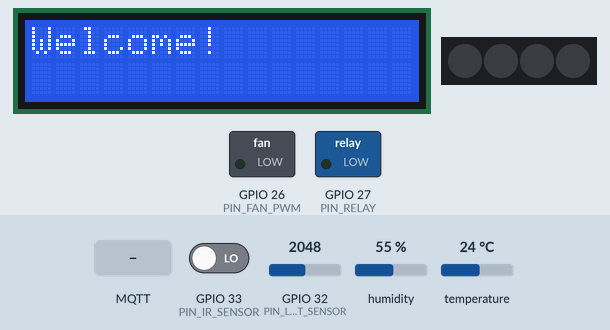
Bench run of a program on a simulated ESP32. On the bench: 16×2 character LCD, 4 RGB LEDs in strip order, left to right, switched loads named in the program (green lamp = pin HIGH). Inputs (shaded band) come from the test bench; at power-on: GPIO 32 (PIN_LIGHT_SENSOR) = 2048, humidity 55 %, GPIO 33 (PIN_IR_SENSOR) LOW, temperature 24 °C. WiFi joins after 1.5 s; servers stay silent unless stated; no MQTT or app messages arrive unless stated; what the program prints to the serial monitor is not drawn.

Above: at 1.2 s.
1.3 s: MQTT message "LOCK" arrives on the second subscribed topic
At 2.6 s:
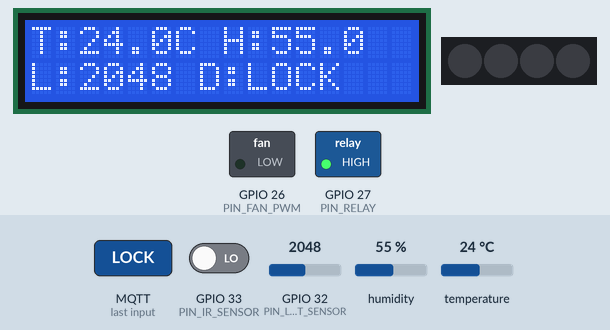
3.6 s: GPIO 32 (PIN_LIGHT_SENSOR) set to 1939
At 6.3 s:
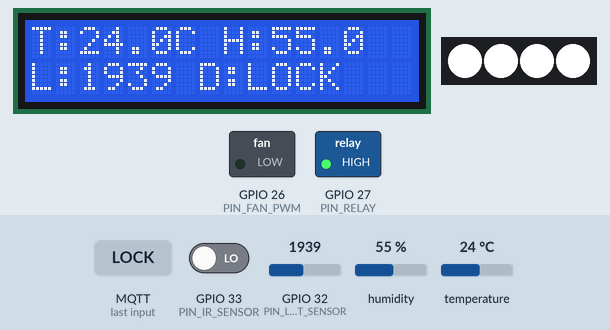
6.7 s: MQTT message "UNLOCK" arrives on the second subscribed topic
At 8.4 s:
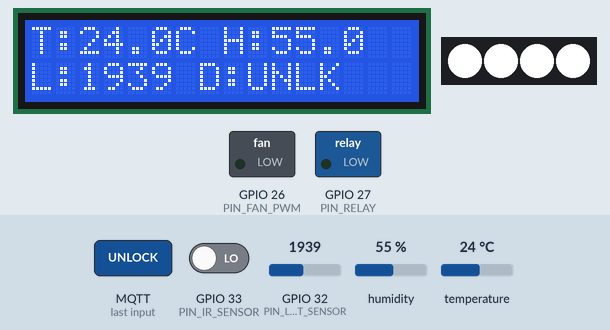
8.9 s: MQTT message "OFF" arrives on the first subscribed topic
At 10.5 s:
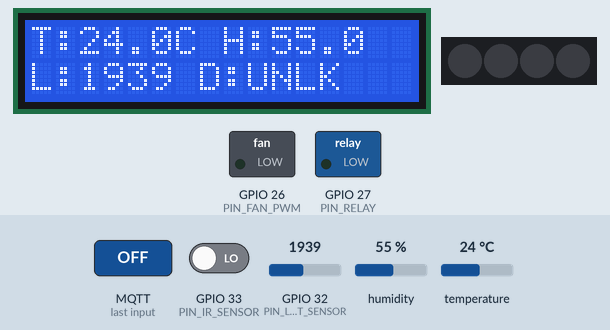
11.0 s: MQTT message "ON" arrives on the third subscribed topic
At 12.2 s:
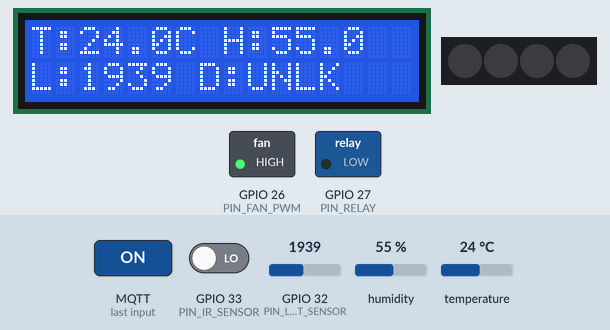
12.5 s: humidity set to 22 %
At 16.7 s:
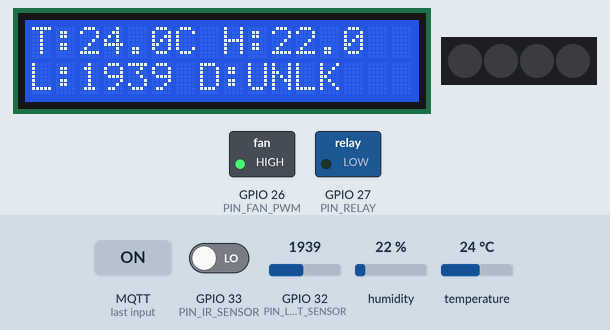
Timing chart, 0 to 18.2 s (numbered marks = the images above; inputs shaded):
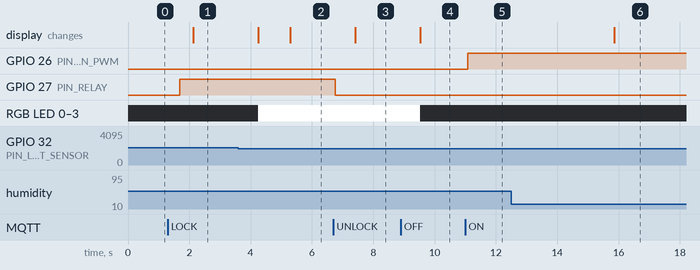

The program:

main.cpp
```cpp
#include <Arduino.h>
#include "global.h"
#include "config.h"

// Task Headers
#include "day_night_mode.h"
#include "temp_humi_monitor.h"
#include "secured_door.h"
#include "wifi_mqtt.h"
#include "lcd_module.h"
#include "fan_control.h"

void setup()
{
  Serial.begin(115200);

  AppContext* ctx = new AppContext();
  ctx->mutex = xSemaphoreCreateMutex();
  ctx->semDark = xSemaphoreCreateBinary();
  ctx->semBright = xSemaphoreCreateBinary();
  ctx->semWarningTemp = xSemaphoreCreateBinary();

  // Initialize shared states
  ctx->currentTemp = 0.0;
  ctx->currentHumi = 0.0;
  ctx->currentLightLevel = 0;
  ctx->currentLightMode = MODE_AUTO;
  ctx->currentDoorState = DOOR_UNLOCKED;
  ctx->currentFanEnabled = false;
  ctx->currentFanSpeedPercent = 0;
  ctx->intrusionDetected = false;

  // Create tasks for each independent module
  xTaskCreate(lcd_task, "LCD Display Task", STACK_SIZE_LCD, ctx, 1, NULL);
  xTaskCreate(day_night_task, "Day/Night Task", STACK_SIZE_SENSOR, ctx, 1, NULL);
  xTaskCreate(temp_humi_monitor, "Temp/Humi Task", STACK_SIZE_SENSOR, ctx, 1, NULL);
  xTaskCreate(secured_door_task, "Secured Door Task", STACK_SIZE_SENSOR, ctx, 1, NULL);
  xTaskCreate(fan_task, "Fan Task", STACK_SIZE_SENSOR, ctx, 1, NULL);

  // Wi-Fi & MQTT Client Task
  xTaskCreate(wifi_mqtt_task, "WiFi/MQTT Task", STACK_SIZE_MQTT, ctx, 2, NULL);
}

void loop()
{
  vTaskDelete(NULL); // FreeRTOS allows loop() to just be deleted to save resources
}
```

day_night_mode.h
```cpp
#ifndef DAY_NIGHT_MODE_H
#define DAY_NIGHT_MODE_H

#include "global.h"

void day_night_task(void *pvParameters);

#endif // DAY_NIGHT_MODE_H
```

fan_control.h
```cpp
#ifndef FAN_CONTROL_H
#define FAN_CONTROL_H

#include "global.h"

void fan_task(void *pvParameters);

#endif // FAN_CONTROL_H
```

global.h
```cpp
#ifndef GLOBAL_H
#define GLOBAL_H

#include <Arduino.h>
#include "freertos/FreeRTOS.h"
#include "freertos/task.h"
#include "freertos/semphr.h"

enum LightMode { MODE_AUTO, MODE_MANUAL_ON, MODE_MANUAL_OFF };
enum DoorState { DOOR_LOCKED, DOOR_UNLOCKED };

struct AppContext {
    SemaphoreHandle_t mutex;
    SemaphoreHandle_t semInternet;
    SemaphoreHandle_t semNormalTemp;
    SemaphoreHandle_t semWarningTemp;
    SemaphoreHandle_t semCriticalTemp;
    SemaphoreHandle_t semLowHumi;
    SemaphoreHandle_t semNormalHumi;
    SemaphoreHandle_t semHighHumi;
    SemaphoreHandle_t semLcdNormal;
    SemaphoreHandle_t semLcdWarning;
    SemaphoreHandle_t semLcdCritical;

    // Day/Night specific
    SemaphoreHandle_t semDark;
    SemaphoreHandle_t semBright;

    // Door monitoring
    SemaphoreHandle_t semDoorLocked;
    SemaphoreHandle_t semDoorUnlocked;

    // Shared State Variables (Protected by mutex)
    float currentTemp;
    float currentHumi;
    int currentLightLevel;
    DoorState currentDoorState;
    LightMode currentLightMode;
    bool currentFanEnabled;
    int currentFanSpeedPercent;
    bool intrusionDetected;
};

#endif // GLOBAL_H
```

secured_door.h
```cpp
#ifndef SECURED_DOOR_H
#define SECURED_DOOR_H

#include "global.h"

void secured_door_task(void *pvParameters);

#endif // SECURED_DOOR_H
```

temp_humi_monitor.h
```cpp
#ifndef TEMP_HUMI_MONITOR_H
#define TEMP_HUMI_MONITOR_H

#include "global.h"

void temp_humi_monitor(void *pvParameters);

#endif // TEMP_HUMI_MONITOR_H
```

wifi_mqtt.h
```cpp
#ifndef WIFI_MQTT_H
#define WIFI_MQTT_H

#include "global.h"

void wifi_mqtt_task(void *pvParameters);

#endif // WIFI_MQTT_H
```

day_night_mode.cpp
```cpp
#include "day_night_mode.h"
#include "config.h"
#include <Adafruit_NeoPixel.h>

Adafruit_NeoPixel pixels(NUM_LEDS, PIN_LED_NEOPIXEL, NEO_GRB + NEO_KHZ800);

void day_night_task(void *pvParameters) {
    AppContext* ctx = (AppContext*)pvParameters;

    pixels.begin();
    pixels.clear();
    pixels.show();

    pinMode(PIN_LIGHT_SENSOR, INPUT);

    while(1) {
        int lightLevel = analogRead(PIN_LIGHT_SENSOR);

        LightMode currentMode;

        xSemaphoreTake(ctx->mutex, portMAX_DELAY);
        ctx->currentLightLevel = lightLevel;
        currentMode = ctx->currentLightMode;
        xSemaphoreGive(ctx->mutex);

        if (currentMode == MODE_AUTO) {
            // Auto logic: Dark = LEDs ON, Bright = LEDs OFF
            if (lightLevel < LIGHT_THRESHOLD) {
                for(int i = 0; i < NUM_LEDS; i++) {
                    pixels.setPixelColor(i, pixels.Color(255, 255, 255));
                }
                xSemaphoreGive(ctx->semDark);
            } else {
                for(int i = 0; i < NUM_LEDS; i++) {
                    pixels.setPixelColor(i, pixels.Color(0, 0, 0));
                }
                xSemaphoreGive(ctx->semBright);
            }
        } else if (currentMode == MODE_MANUAL_ON) {
            for(int i = 0; i < NUM_LEDS; i++) {
                pixels.setPixelColor(i, pixels.Color(255, 255, 255));
            }
        } else if (currentMode == MODE_MANUAL_OFF) {
            for(int i = 0; i < NUM_LEDS; i++) {
                pixels.setPixelColor(i, pixels.Color(0, 0, 0));
            }
        }

        pixels.show();

        // Removed generic logging here to prevent log spam.
        // Real-time states are handled by wifi_mqtt_task's 5s telemetry loop.

        vTaskDelay(pdMS_TO_TICKS(1000)); // Check every second
    }
}
```

fan_control.cpp
```cpp
#include "fan_control.h"
#include "config.h"

static int clamp_percent(int value) {
    if (value < 0) return 0;
    if (value > 100) return 100;
    return value;
}

static uint32_t percent_to_duty(int speedPercent) {
    const uint32_t maxDuty = (1UL << FAN_PWM_RESOLUTION) - 1;
    return (maxDuty * (uint32_t)speedPercent) / 100UL;
}

void fan_task(void *pvParameters) {
    AppContext* ctx = (AppContext*)pvParameters;

    ledcSetup(FAN_PWM_CHANNEL, FAN_PWM_FREQ, FAN_PWM_RESOLUTION);
    ledcAttachPin(PIN_FAN_PWM, FAN_PWM_CHANNEL);
    ledcWrite(FAN_PWM_CHANNEL, 0);

    bool lastEnabled = false;
    int lastAppliedSpeed = -1;

    while (1) {
        bool fanEnabled;
        int fanSpeed;

        xSemaphoreTake(ctx->mutex, portMAX_DELAY);
        fanEnabled = ctx->currentFanEnabled;
        fanSpeed = clamp_percent(ctx->currentFanSpeedPercent);
        xSemaphoreGive(ctx->mutex);

        const int appliedSpeed = fanEnabled ? fanSpeed : 0;

        if (fanEnabled != lastEnabled || appliedSpeed != lastAppliedSpeed) {
            ledcWrite(FAN_PWM_CHANNEL, percent_to_duty(appliedSpeed));
            Serial.print("[FAN] State: ");
            Serial.print(fanEnabled ? "ON" : "OFF");
            Serial.print(", Speed: ");
            Serial.print(appliedSpeed);
            Serial.println("%");

            lastEnabled = fanEnabled;
            lastAppliedSpeed = appliedSpeed;
        }

        vTaskDelay(pdMS_TO_TICKS(100));
    }
}
```

global.cpp
```cpp

```

secured_door.cpp
```cpp
#include "secured_door.h"
#include "config.h"

void secured_door_task(void *pvParameters) {
    AppContext* ctx = (AppContext*)pvParameters;

    pinMode(PIN_RELAY, OUTPUT);
    pinMode(PIN_IR_SENSOR, INPUT);

    // Default unlocked
    digitalWrite(PIN_RELAY, LOW);

    while(1) {
        DoorState cmdState;

        xSemaphoreTake(ctx->mutex, portMAX_DELAY);
        cmdState = ctx->currentDoorState;
        xSemaphoreGive(ctx->mutex);

        // Execute Door state requested by MQTT
        if (cmdState == DOOR_LOCKED) {
            digitalWrite(PIN_RELAY, HIGH); // Assuming HIGH = Locked
        } else {
            digitalWrite(PIN_RELAY, LOW);  // Assuming LOW = Unlocked
        }

        // Read door status (IR sensor for intrusion)
        // Usually, IR sensors trigger LOW when obstacle is present, or HIGH depending on the module.
        // Assuming HIGH = movement detected for this scenario.
        static bool last_ir_status = false;
        int ir_status = digitalRead(PIN_IR_SENSOR);

        if (ir_status == HIGH && !last_ir_status) {
            if (cmdState == DOOR_LOCKED) {
                Serial.println("[SECURITY] EXCEPTION: Unauthorized entry! System is LOCKED.");
                xSemaphoreTake(ctx->mutex, portMAX_DELAY);
                ctx->intrusionDetected = true;
                xSemaphoreGive(ctx->mutex);
            }
        }
        last_ir_status = (ir_status == HIGH);

        vTaskDelay(pdMS_TO_TICKS(100)); // Polling at 10Hz to be responsive
    }
}
```

temp_humi_monitor.cpp
```cpp
#include "temp_humi_monitor.h"
#include "config.h"
#include "DHT20.h"
#include <Wire.h>

DHT20 dht20;

void temp_humi_monitor(void *pvParameters) {
    AppContext* ctx = (AppContext*)pvParameters;

    Wire.begin(I2C_SDA_PIN, I2C_SCL_PIN);
    if (!dht20.begin()) {
        Serial.println("[SENSOR] ERROR: DHT20 initialization failed on I2C bus.");
    } else {
        Serial.println("[SENSOR] DHT20 initialized successfully.");
    }

    while(1) {
        dht20.read();
        float temp = dht20.getTemperature();
        float humi = dht20.getHumidity();

        // Remove heavy serial prints here, rely on MQTT task to print unified state
        // to avoid clashing console outputs between tasks

        xSemaphoreTake(ctx->mutex, portMAX_DELAY);
        ctx->currentTemp = temp;
        ctx->currentHumi = humi;
        xSemaphoreGive(ctx->mutex);

        // Logic threshold signals
        if (temp > 28.0) xSemaphoreGive(ctx->semWarningTemp);

        vTaskDelay(pdMS_TO_TICKS(5000)); // 5-second interval
    }
}
```

config.h
```cpp
#ifndef CONFIG_H
#define CONFIG_H

// --- Hardware Pins Mapping (Yolo:Bit / ESP32 WROVER B) ---
// Based on typical OhStem Yolo:Bit edge connector mapping to ESP32:
#define PIN_LIGHT_SENSOR    32 // P0
#define PIN_IR_SENSOR       33 // P1
#define PIN_RELAY           27 // P2
#define PIN_LED_NEOPIXEL    5 // P16 (Dual channel P16, P12)
#define PIN_FAN_PWM         26 // P10 (PWM output to fan driver)
#define NUM_LEDS            4

#define I2C_SCL_PIN         22 // P19
#define I2C_SDA_PIN         21 // P20

#define I2C_LCD_ADDR        0x21
/*
Yolo:Bit Pinout
P0:         32
P1:         33
P2:         27
P3.P6:      2
P10.P13:    26
P14.P15:    19
P16.P12:    5
*/

// --- Fan PWM Settings ---
#define FAN_PWM_CHANNEL     0
#define FAN_PWM_FREQ        25000
#define FAN_PWM_RESOLUTION  8

// --- Thresholds ---
#define LIGHT_THRESHOLD     2000

// --- Task Settings ---
#define STACK_SIZE_SENSOR   4096
#define STACK_SIZE_MAIN     4096
#define STACK_SIZE_MQTT     4096
#define STACK_SIZE_LCD      4096

// --- Network & MQTT Settings ---
#define WIFI_SSID           "701H6-KH&KTMT"
#define WIFI_PASSWORD       "svkhktmt"

#define MQTT_BROKER         "hungthinhcloud.freeddns.org" // Personal private server
#define MQTT_PORT           1883
#define MQTT_CLIENT_ID      "SimpleHome_YoloBit_Client"
#define MQTT_USER           ""
#define MQTT_PASSWORD       ""

// --- MQTT Topics ---
#define TOPIC_PUB_LIGHT     "simplehome/sensor/light"
#define TOPIC_PUB_TEMP      "simplehome/sensor/temperature"
#define TOPIC_PUB_HUMI      "simplehome/sensor/humidity"
#define TOPIC_PUB_DOOR      "simplehome/sensor/door_status"
#define TOPIC_PUB_ALERT     "simplehome/sensor/alert"
#define TOPIC_PUB_FAN_STATUS "simplehome/sensor/fan_status"
#define TOPIC_PUB_FAN_SPEED  "simplehome/sensor/fan_speed"

#define TOPIC_SUB_LIGHT_CTRL "simplehome/control/light" // Payload: "AUTO", "ON", "OFF"
#define TOPIC_SUB_DOOR_CTRL  "simplehome/control/door"  // Payload: "LOCK", "UNLOCK"
#define TOPIC_SUB_FAN_CTRL   "simplehome/control/fan"   // Payload: "ON", "OFF", "SPEED:0..100", "0..100"

#endif // CONFIG_H
```

lcd_module.h
```cpp
#ifndef LCD_MODULE_H
#define LCD_MODULE_H

#include "global.h"

void lcd_task(void *pvParameters);

#endif // LCD_MODULE_H
```

lcd_module.cpp
```cpp
#include "lcd_module.h"
#include "config.h"
#include <Wire.h>
#include <LiquidCrystal_I2C.h>

// I2C address 0x21, 16 Columns, 2 Rows
LiquidCrystal_I2C lcd(I2C_LCD_ADDR, 16, 2);

void lcd_task(void *pvParameters) {
    AppContext* ctx = (AppContext*)pvParameters;

    // Explicitly initialize the wire bus with our custom pins just in case
    Wire.begin(I2C_SDA_PIN, I2C_SCL_PIN);

    lcd.init();
    lcd.backlight();

    // Startup message
    lcd.setCursor(0, 0);
    lcd.print("Welcome!");

    // Freeze welcome screen for 2 seconds
    vTaskDelay(pdMS_TO_TICKS(2000));

    // Buffer strictly sized for 16-column + null terminator
    char buffer1[17];
    char buffer2[17];

    while(1) {
        float t_temp, t_humi;
        int t_light;
        DoorState t_door;

        // Fetch safe snapshot
        xSemaphoreTake(ctx->mutex, portMAX_DELAY);
        t_temp = ctx->currentTemp;
        t_humi = ctx->currentHumi;
        t_light = ctx->currentLightLevel;
        t_door = ctx->currentDoorState;
        xSemaphoreGive(ctx->mutex);

        // Line 1: Temperature + Humidity
        snprintf(buffer1, sizeof(buffer1), "T:%4.1fC H:%4.1f", t_temp, t_humi);

        // Line 2: Light intensity + Door status
        snprintf(buffer2, sizeof(buffer2), "L:%-4d D:%-4s", t_light, (t_door == DOOR_LOCKED) ? "LOCK" : "UNLK");

        // Overwrite fixed-width lines instead of lcd.clear() to reduce flickering
        lcd.setCursor(0, 0);
        lcd.print("                ");
        lcd.setCursor(0, 0);
        lcd.print(buffer1);

        lcd.setCursor(0, 1);
        lcd.print("                ");
        lcd.setCursor(0, 1);
        lcd.print(buffer2);

        vTaskDelay(pdMS_TO_TICKS(1000)); // Refresh 1 time per second
    }
}
```

Source omitted: wifi_mqtt.cpp (10448 bytes)

Measured:
- the behaviour switches between 2000 and 1999 on GPIO 32 (PIN_LIGHT_SENSOR) (found by bisection; images 1 and 2)
- after the input at 1.3 s, GPIO 27 (PIN_RELAY): LOW → HIGH after 0.39 s; the display: changes after 0.83 s (image 1)
- after the input at 3.6 s, RGB LED 0–3: off → RGB(255, 255, 255) after 0.64 s
- after the input at 6.7 s, GPIO 27 (PIN_RELAY): HIGH → LOW after 0.06 s; the display: changes after 0.71 s (image 3)
- after the input at 8.9 s, RGB LED 0–3: RGB(255, 255, 255) → off after 0.63 s
- after the input at 11.0 s, GPIO 26 (PIN_FAN_PWM): LOW → HIGH after 0.08 s
- after the input at 12.5 s, the display: changes after 3.4 s (image 6)
